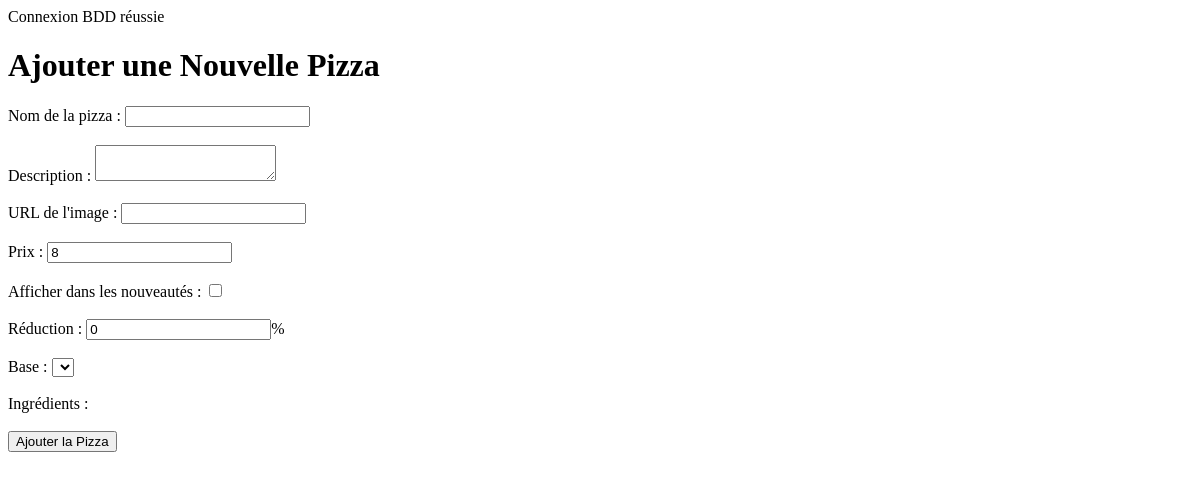
The app's page /test.php, older data.
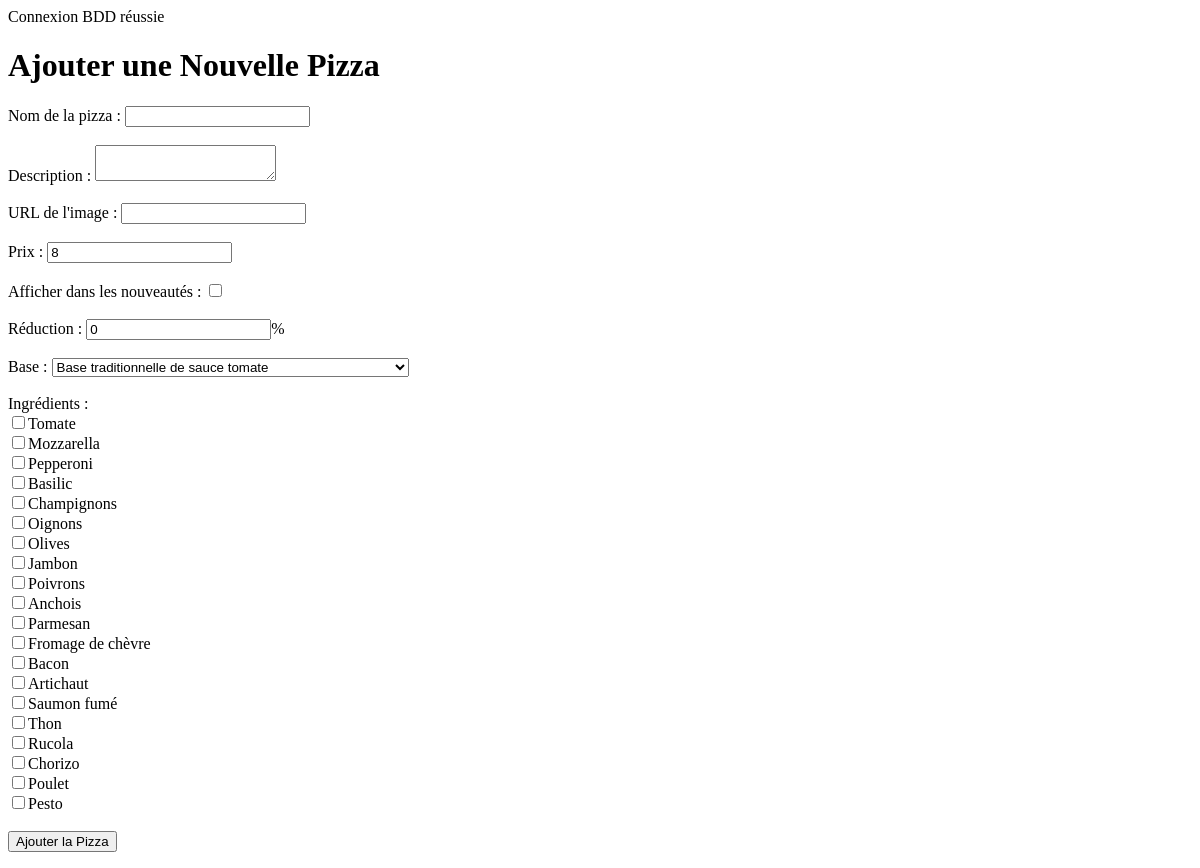
The same page, newer data.
### tables this page shows
CREATE TABLE `ingredients` (
  `ingredient_id` int NOT NULL,
  `name` varchar(255) NOT NULL,
  `description` varchar(255) NOT NULL,
  `image_url` varchar(255) NOT NULL,
  `extra_price` decimal(5,2) DEFAULT NULL,
  `is_available` tinyint(1) NOT NULL,
  `is_bio` tinyint(1) NOT NULL,
  `is_allergen` tinyint(1) NOT NULL
);

### src/test.php (the view, shortened to what this page needs)
<?php require_once('php_sql/db_connect.php');?>
<!DOCTYPE html>
<html lang="fr">
<head>
</head>
<body>
    <h1>Ajouter une Nouvelle Pizza</h1>
    <form action="add_pizza.php" method="POST">
        <label for="name">Nom de la pizza :</label>
        <input type="text" id="name" name="name" required><br><br>
        <label for="description">Description :</label>
        <textarea id="description" name="description" required></textarea><br><br>
        <label for="image_url">URL de l'image :</label>
        <input type="text" id="image_url" name="image_url" required><br><br>
        <label for="price">Prix :</label>
        <input type="number" id="price" name="price" step="0.1" value="8" required><br><br>
        <label for="is_new">Afficher dans les nouveautés :</label>
        <input type="checkbox" id="is_new" name="is_new"><br><br>
        <label for="is_discounted">Réduction :</label>
        <input type="number" id="is_discounted" name="is_discounted" step="1" value="0">%</input><br><br>
        <label for="base_id">Base :</label>
        <select id="base_id" name="base_id" required>
                <?php
                $sql = "SELECT pizza_base_id, name, description FROM pizzas_bases";
                $query = $db->prepare($sql);
                $query->execute();
                $bases = $query->fetchAll(PDO::FETCH_ASSOC);
                foreach ($bases as $base){
                    echo '<option value="'.$base['pizza_base_id'].'">'.$base['description'].'</option>';
                }
                ?>
        </select><br><br>
        <label>Ingrédients :</label><br>
                <?php
                $sql = "SELECT ingredient_id, name, description FROM ingredients";
                $query = $db->prepare($sql);
                $query->execute();
                $ingredients = $query->fetchAll(PDO::FETCH_ASSOC);
                foreach ($ingredients as $ingredient){
                    echo '<input type="checkbox" name="ingredients[]" value="'.$ingredient['ingredient_id'].'">'.$ingredient['name'].'<br>';
                }
                ?>
        <br><input type="submit" value="Ajouter la Pizza">
    </form>
</body>
</html>

Row changes from the older to the newer data that the page shows:
added ingredients: name "Tomate"
added ingredients: name "Mozzarella"
added ingredients: name "Pepperoni"
added ingredients: name "Basilic"
added ingredients: name "Champignons"
added ingredients: name "Oignons"
added ingredients: name "Olives"
added ingredients: name "Jambon"
added ingredients: name "Poivrons"
added ingredients: name "Anchois"
added ingredients: name "Parmesan"
added ingredients: name "Fromage de chèvre"
added ingredients: name "Bacon"
added ingredients: name "Artichaut"
added ingredients: name "Saumon fumé"
added ingredients: name "Thon"
added ingredients: name "Rucola"
added ingredients: name "Chorizo"
added ingredients: name "Poulet"
added ingredients: name "Pesto"
Text that changed along with them:
form field base_id: (not shown) → "Base traditionnelle de sauce tomate"
